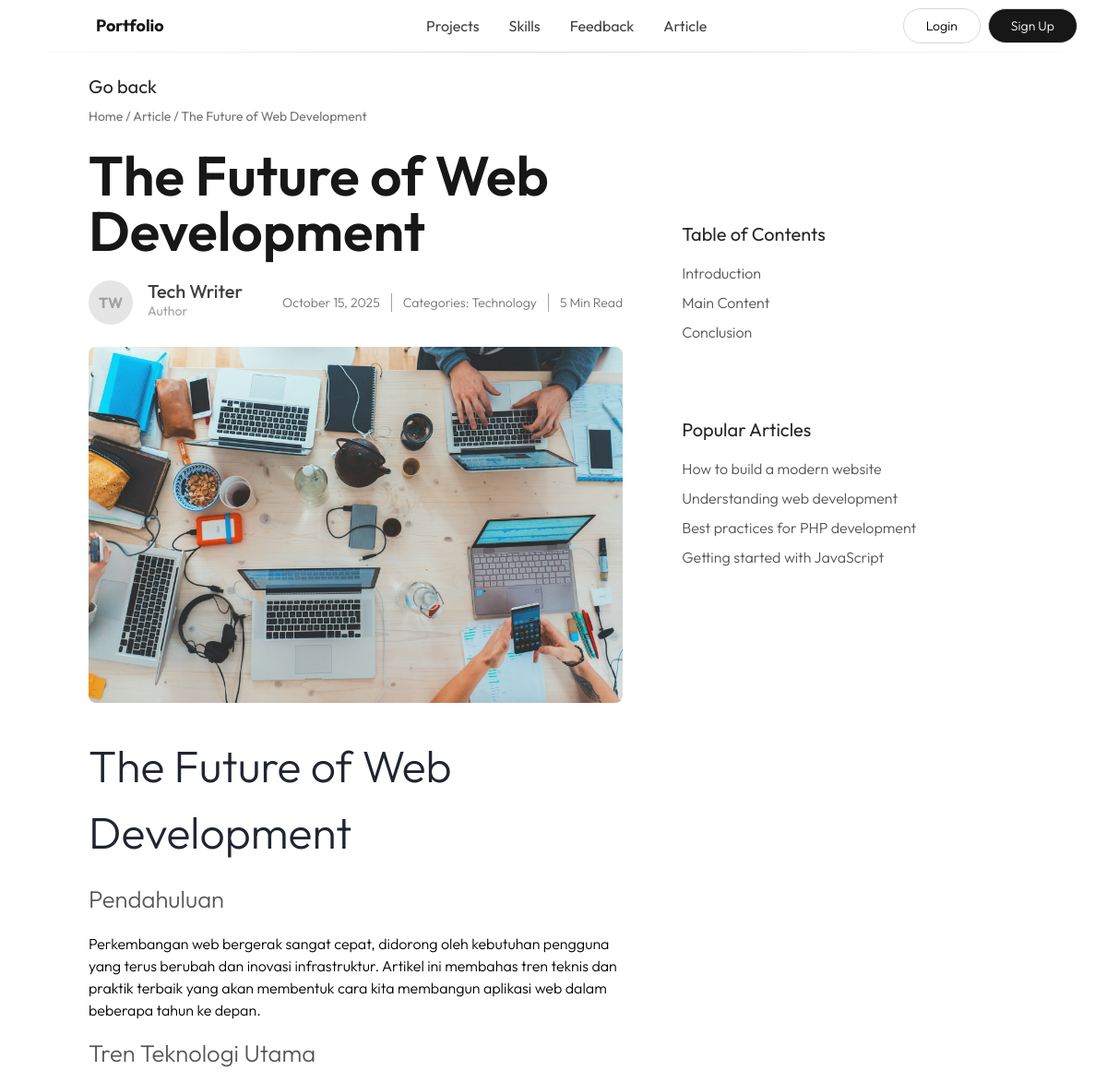
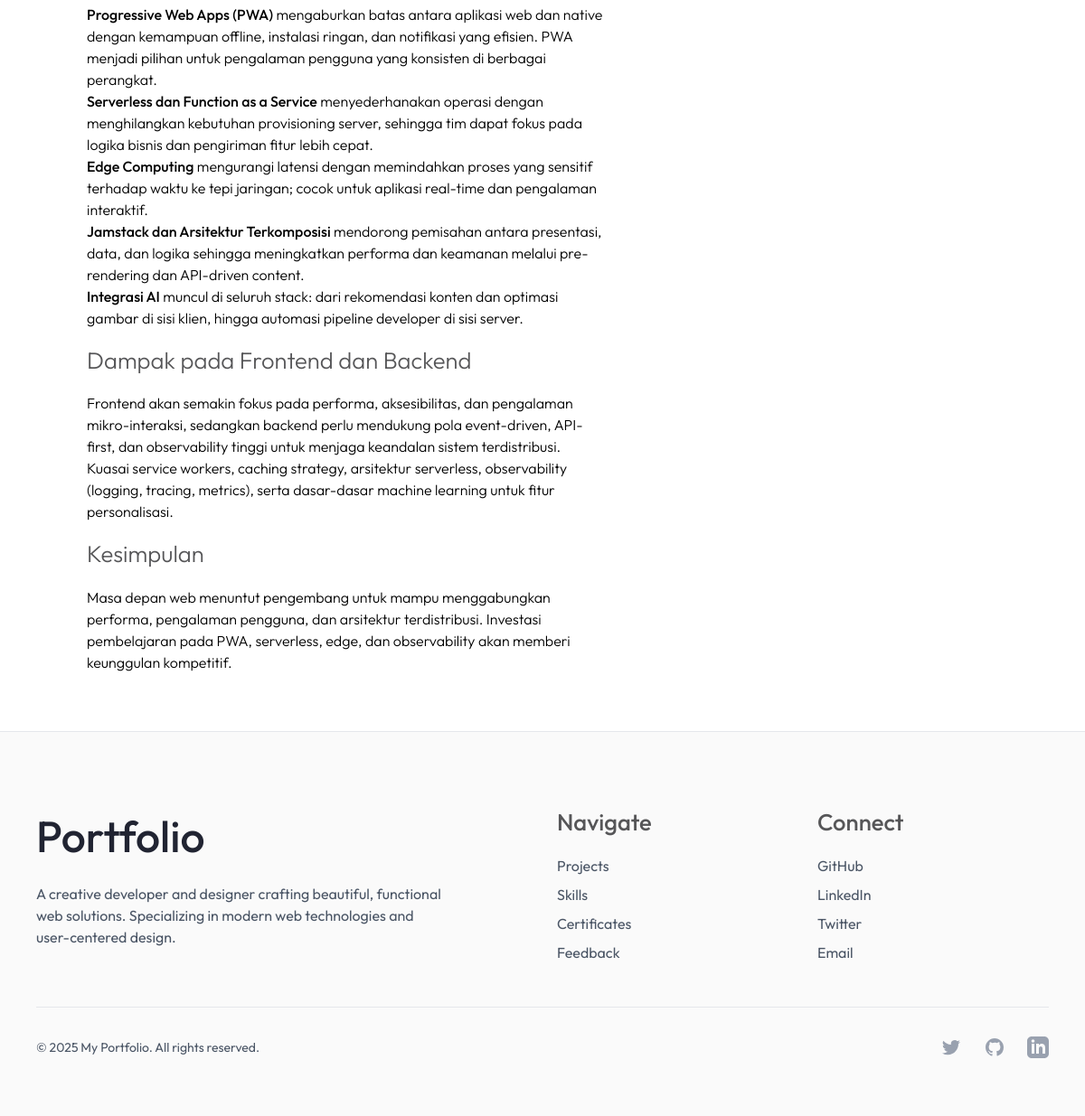
/modules/articles/article.php?id=2, run on the app's committed database (2 pictures, top to bottom).
### tables this page shows
CREATE TABLE `tb_artikel` (
  `id` int(11) NOT NULL,
  `judul` varchar(255) NOT NULL,
  `isi` text NOT NULL,
  `kategori` varchar(100) NOT NULL,
  `publisher` varchar(100) NOT NULL,
  `gambar` varchar(255) NOT NULL,
  `tanggal` timestamp NOT NULL DEFAULT current_timestamp()
);

### app/Controllers/ArticleController.php (called while the page is built, shortened)
<?php
require_once '../../app/Models/Article.php';
require_once '../../app/Helpers/functions.php';
require_once '../../config/database.php';
class ArticleController
{
  private $articleModel;
  public function __construct()
  {
    global $con;
    $this->articleModel = new Article($con);
  }
  public function show($id)
  {
    $article = $this->articleModel->getArticleById($id);
    return $article;
  }
}

### app/Models/Article.php (called while the page is built, shortened)
<?php
class Article
{
  private $con;
  public function __construct($database)
  {
    $this->con = $database;
  }
  public function getArticleById($id)
  {
    $sql = "SELECT * FROM tb_artikel WHERE id = ?";
    $stmt = $this->con->prepare($sql);
    $stmt->bind_param("i", $id);
    $stmt->execute();
    $result = $stmt->get_result();
    return $result->fetch_assoc();
  }
}

### app/Helpers/functions.php (called while the page is built, shortened)
<?php
function formatDate($date)
{
  return date('F j, Y', strtotime($date));
}

### modules/articles/article.php (the view, shortened to what this page needs)
<?php
include '../../config/database.php';
include '../../app/Controllers/ArticleController.php';
$articleId = isset($_GET['id']) ? (int)$_GET['id'] : 0;
if ($articleId > 0) {
	$controller = new ArticleController();
	$article = $controller->show($articleId);
} else {
	header("Location: ../../index.php");
	exit;
}
?>
<!DOCTYPE html>
<html lang="en">
<head>
	<link rel="stylesheet" href="../../assets/css/output.css">
</head>
<body class="outfit-thin overflow-x-hidden">
	<div class="w-full">
		<div class="w-full fixed top-0 z-50 inset-x-0 h-auto bg-white/20 backdrop-blur-md">
			<div class="hidden p-2 md:flex items-center justify-between md:max-w-6xl md:mx-auto">
				<div class="px-18">
					<h1 class="text-lg outfit-bold text-neutral-900">Portfolio</h1>
				</div>
				<div class="flex items-center justify-center gap-4">
					<a href="../../index.php#projects" class="text-md outfit-regular p-2 text-neutral-700 hover:text-neutral-900 hover:text-shadow-sm transition-all">Projects</a>
					<a href="../../index.php#skills" class="text-md outfit-regular p-2 text-neutral-700 hover:text-neutral-900 hover:text-shadow-sm transition-all">Skills</a>
					<a href="../../index.php#feedback" class="text-md outfit-regular p-2 text-neutral-700 hover:text-neutral-900 hover:text-shadow-sm transition-all">Feedback</a>
					<a href="./index.php" class="text-md outfit-regular p-2 text-neutral-700 hover:text-neutral-900 hover:text-shadow-sm transition-all">Article</a>
				</div>
				<div class="flex items-center justify-end gap-2">
					<a href="../login/index.php" class="text-sm rounded-full border border-[#d7d7d7] px-6 py-2 hover:shadow-sm hover:bg-[#fafafa] transition-all">Login</a>
					<a href="../register/index.php" class="text-sm rounded-full bg-neutral-900 border border-[#d7d7d7] text-white px-6 py-2 hover:shadow-sm hover:bg-neutral-700 transition-all">Sign Up</a>
				</div>
			</div>
			<div class="w-full h-px bg-linear-to-r from-white via-[#d7d7d7] to-white"></div>
		</div>
		<div class="m-0 md:mx-24">
			<div class="mt-20 mb-6 p-4 md:p-0 space-y-2">
				<div class="">
					<a href="./index.php" class="text-neutral-800 text-xl outfit-regular hover:underline hover:text-neutral-900 transition-all">Go back</a>
				</div>
				<div class="">
					<p class="text-sm text-neutral-500 outfit-regular">Home / Article / <?= htmlspecialchars($article['judul']) ?></p>
				</div>
			</div>
			<div class="w-full grid md:grid-cols-5 gap-8 md:gap-16 p-4 md:p-0">
				<div class="md:col-span-3">
					<div class="">
						<h1 class="text-4xl sm:text-5xl md:text-6xl text-neutral-900 outfit-semibold"><?= htmlspecialchars($article['judul']) ?></h1>
					</div>
					<div class="my-6 flex flex-col sm:flex-row sm:items-center sm:justify-between gap-2">
						<div class="flex items-center gap-4">
							<div class="size-12 rounded-full bg-neutral-200 flex items-center justify-center text-center">
								<span class="text-md text-neutral-400 outfit-bold">
									<?php
									$publisher = $article['publisher'];
									$initials = '';
									$names = explode(' ', $publisher);
									foreach ($names as $name) {
										$initials .= strtoupper(substr($name, 0, 1));
									}
									echo $initials;
									?>
								</span>
							</div>
							<div class="">
								<h1 class="text-xl/4 text-neutral-700 outfit-medium"><?= htmlspecialchars($article['publisher']) ?></h1>
								<span class="text-sm text-neutral-400 outfit-regular">Author</span>
							</div>
						</div>
						<div class="flex items-center gap-3">
							<span class="text-sm text-neutral-500 outfit-thin"><?= formatDate($article['tanggal']) ?></span>
							<span class="text-sm text-neutral-500 outfit-thin">Categories: Technology</span>
							<span class="text-sm text-neutral-500 outfit-thin">5 Min Read</span>
						</div>
					</div>
					<div class="">
						<div class="mb-8 md:md-16">
							<img src="./uploads/<?= htmlspecialchars($article['gambar']) ?>" alt="<?= htmlspecialchars($article['judul']) ?>" class="w-full h-auto object-cover rounded-lg">
						</div>
						<div class="">
							<div class="article-content">
								<?= $article['isi'] ?>
							</div>
						</div>
					</div>
				</div>
				<div class="hidden md:block md:col-span-2">
					<div class="my-8 md:my-20">
						<h1 class="text-xl text-neutral-800 outfit-regular mb-4">Table of Contents</h1>
						<ol class="space-y-2">
							<li class="outift-thin"><a href="#" class="text-base text-neutral-600">Introduction</a></li>
							<li class="outift-thin"><a href="#" class="text-base text-neutral-600">Main Content</a></li>
							<li class="outift-thin"><a href="#" class="text-base text-neutral-600">Conclusion</a></li>
						</ol>
					</div>
					<div class="my-8 md:my-20">
						<h1 class="text-xl text-neutral-800 outfit-regular mb-4">Popular Articles</h1>
						<ol class="space-y-2">
							<li class="outift-thin"><a href="#" class="text-base text-neutral-600">How to build a modern website</a></li>
							<li class="outift-thin"><a href="#" class="text-base text-neutral-600">Understanding web development</a></li>
							<li class="outift-thin"><a href="#" class="text-base text-neutral-600">Best practices for PHP development</a></li>
							<li class="outift-thin"><a href="#" class="text-base text-neutral-600">Getting started with JavaScript</a></li>
						</ol>
					</div>
				</div>
			</div>
		</div>
		<?php
		include '../../includes/footer.php';
		?>
</body>
</html>

### modules/articles/article.php (style rules this page uses)
.outfit-thin { font-family: "Outfit", sans-serif; font-optical-sizing: auto; font-weight: 300; font-style: normal; }
.outfit-regular { font-family: "Outfit", sans-serif; font-optical-sizing: auto; font-weight: 400; font-style: normal; }
.outfit-medium { font-family: "Outfit", sans-serif; font-optical-sizing: auto; font-weight: 500; font-style: normal; }
.outfit-semibold { font-family: "Outfit", sans-serif; font-optical-sizing: auto; font-weight: 600; font-style: normal; }
.outfit-bold { font-family: "Outfit", sans-serif; font-optical-sizing: auto; font-weight: 700; font-style: normal; }
h3 { font-size: 3rem; color: #212432; margin: 18px 0px; }
h4 { font-size: 1.6rem; color: #565658; margin: 16px 0px; }
strong { font-weight: 500; }

### data on the page
tb_artikel: judul "The Future of Web Development", publisher "Tech Writer", tanggal "October 15, 2025", gambar (picture), isi "The Future of Web Development Pendahuluan Perkembangan web bergerak sangat cepat, didorong oleh kebutuhan pengguna yang terus berubah dan inovasi infrastruktur. Artikel ini membahas tren teknis dan praktik terbaik yang akan membentuk cara kita membangun aplikasi web dalam beberapa tahun ke depan. Tren Teknologi Utama Progressive Web Apps (PWA) mengaburkan batas antara aplikasi web dan native dengan kemampuan offline, instalasi ringan, dan notifikasi yang efisien. PWA menjadi pilihan untuk pengalaman pengguna yang konsisten di berbagai perangkat. Serverless dan Function as a Service menyederhanakan operasi dengan menghilangkan kebutuhan provisioning server, sehingga tim dapat fokus pada…"

### other printed values
$initials "TW"
